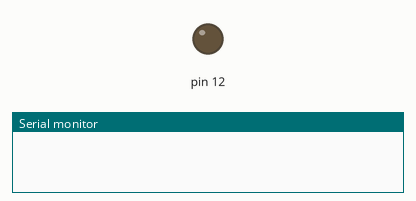
A sketch run on a simulated Arduino Uno, built with avr-gcc and run on an emulated ATmega328P. On the bench: output pins drawn as LEDs (lit = HIGH), the last lines printed to the serial monitor.

Above: at 0.1 s.
At 1.1 s:
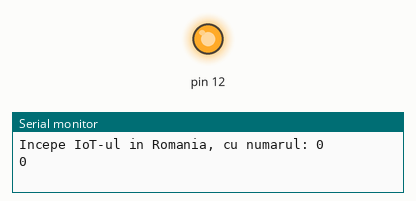
Timing chart, 0 to 2.6 s (numbered marks = the images above):
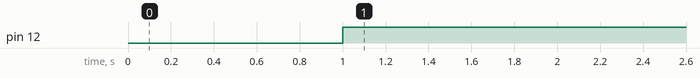

The sketch:

1_cin_cout_serial.ino
```cpp
void setup() {
  Serial.begin(115200);
  pinMode(12, OUTPUT);
}

void loop() {

  // for (int i=1; i<=100;i ++)
  //   {
  //     if (i%2==0)
  //     analogWrite(10, i);
  //   else
  //     analogWrite(10, 0);
  //   delay(10*i);
  //   Serial.println(i);
  //   tone
  //   }


    int x = Serial.parseInt();     // citește un număr întreg

    Serial.println("Incepe IoT-ul in Romania, cu numarul: " + String(x));
    Serial.println(x);
    if (x==1)
    digitalWrite(12, 0);
    else
     digitalWrite(12, 1);

}
```

Measured:
- by itself, pin 12: LOW → HIGH at 1.0 s
